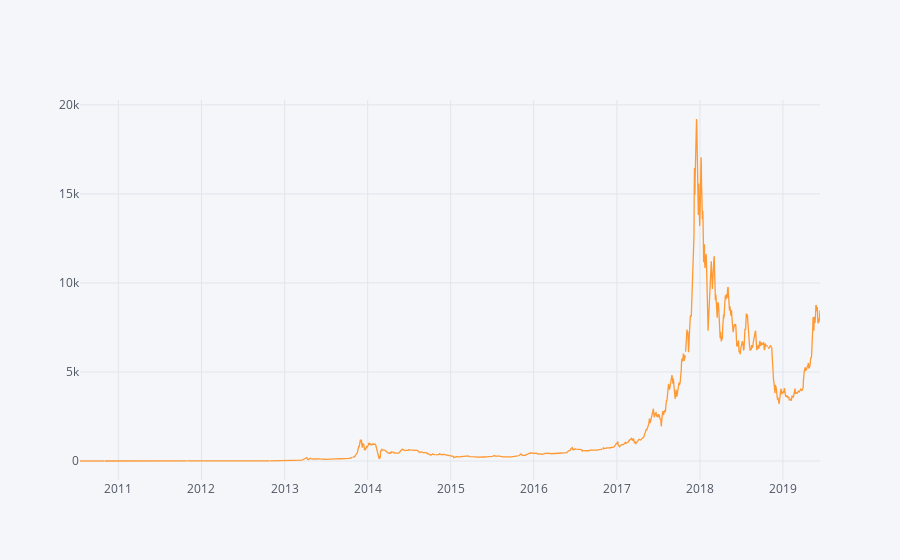

Notebook code cell kept with this figure:
### Code cell
df1.iplot()

### Figure 1 — Plotly figure (JSON) as saved in the notebook; plotly's stock layout.template omitted (floating-point values rounded to 4 significant figures; data arrays with more than 128 entries replaced by an {"elided": "..."} marker saying what was removed)
{"data": [{"line": {"color": "rgba(255, 153, 51, 1.0)", "dash": "solid", "shape": "linear", "width": 1.3}, "mode": "lines", "name": "APrice ", "text": "", "type": "scatter", "uid": "33d4cc19-870e-44a3-aaa3-7ebf3424c47d", "x": {"elided": "3255 str values"}, "y": {"elided": "3255 mixed values"}}], "layout": {"legend": {"bgcolor": "#F5F6F9", "font": {"color": "#4D5663"}}, "paper_bgcolor": "#F5F6F9", "plot_bgcolor": "#F5F6F9", "title": {"font": {"color": "#4D5663"}}, "xaxis": {"gridcolor": "#E1E5ED", "showgrid": true, "tickfont": {"color": "#4D5663"}, "title": {"font": {"color": "#4D5663"}, "text": ""}, "zerolinecolor": "#E1E5ED"}, "yaxis": {"gridcolor": "#E1E5ED", "showgrid": true, "tickfont": {"color": "#4D5663"}, "title": {"font": {"color": "#4D5663"}, "text": ""}, "zerolinecolor": "#E1E5ED"}}}
